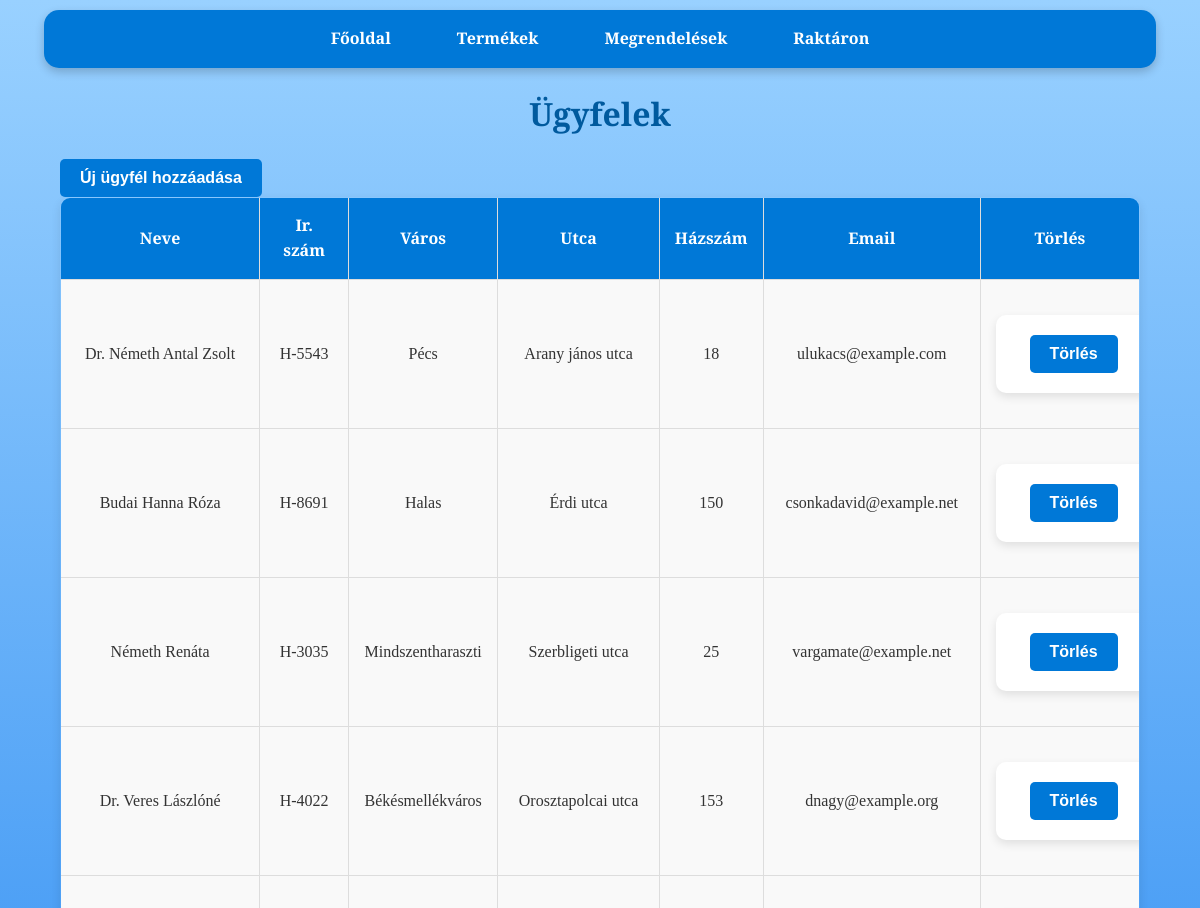
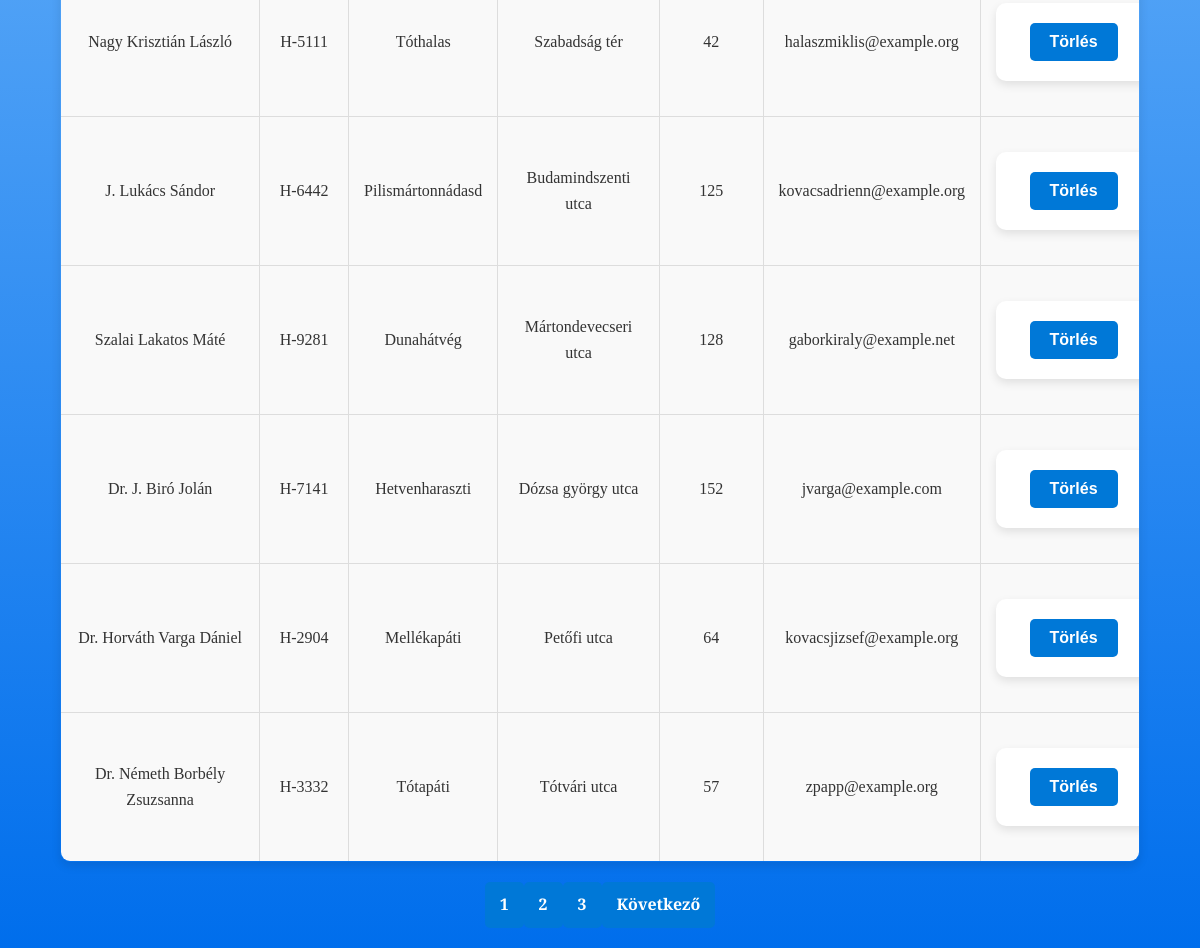
Page /customers on the committed database (2 pictures, top to bottom).
### tables this page shows
CREATE TABLE customers (
                    id INTEGER PRIMARY KEY,
                    nev TEXT,
                    iranyitoszam TEXT,
                    varos TEXT,
                    utca TEXT,
                    hazszam TEXT,
                    email TEXT);

### app.py (the view)
@app.route('/customers', methods=['GET'])
def customers():
    per_page = 10  # Egy oldalon megjelenő elemek száma
    page = int(request.args.get('page', 1))  # Az aktuális oldal lekérése (alapértelmezett: 1)
    offset = (page - 1) * per_page  # Az eltolás számítása
    conn = get_db_connection()
    customers = conn.execute(
        'SELECT * FROM customers LIMIT ? OFFSET ?', (per_page, offset)
    ).fetchall()
    total_customers = conn.execute('SELECT COUNT(*) FROM customers').fetchone()[0]
    conn.close()
    total_pages = (total_customers + per_page - 1) // per_page  # Összes oldal száma
    return render_template('customers.html', customers=customers, page=page, total_pages=total_pages)

### app.py (called while the page is built)
def get_db_connection():
    conn = sqlite3.connect('database.db')
    conn.row_factory = sqlite3.Row
    return conn

### templates/customers.html (shortened to what this page needs)
<!DOCTYPE html>
<html lang="hu">
<head>
    <link rel="stylesheet" href="{{ url_for('static', filename='css/style.css') }}">
</head>
<body>
    <nav>
        <a href="{{ url_for('index') }}">Főoldal</a>
        <a href="{{ url_for('products') }}">Termékek</a>
        <a href="{{ url_for('orders') }}">Megrendelések</a>
        <a href="{{ url_for('stock') }}">Raktáron</a>
    </nav>
    <h1>Ügyfelek</h1>
    <div class="container">
        <a href="{{ url_for('add_customer') }}" class="button-wrapper">
            <button>Új ügyfél hozzáadása</button>
        </a>
        <table>
            <thead>
                <tr>
                    <th>Neve</th>
                    <th>Ir. szám</th>
                    <th>Város</th>
                    <th>Utca</th>
                    <th>Házszám</th>
                    <th>Email</th>
                    <th>Törlés</th>
                </tr>
            </thead>
            <tbody>
                {% for customer in customers %}
                <tr>
                    <td>{{ customer.nev }}</td>
                    <td>{{ customer.iranyitoszam }}</td>
                    <td>{{ customer.varos }}</td>
                    <td>{{ customer.utca }}</td>
                    <td>{{ customer.hazszam }}</td>
                    <td>{{ customer.email }}</td>
                    <td>
                        <form action="{{ url_for('delete_customer', email=customer.email) }}" method="post">
                            <button type="submit">Törlés</button>
                        </form>
                    </td>
                </tr>
                {% endfor %}
            </tbody>
        </table>
    </div>
    <div class="pagination">
    {% for p in range(1, total_pages + 1) %}
        <a href="{{ url_for('customers', page=p) }}" class="{% if p == page %}active{% endif %}">{{ p }}</a>
    {% endfor %}
    {% if page < total_pages %}
        <a href="{{ url_for('customers', page=page+1) }}">Következő</a>
    {% endif %}
</div>
</body>
</html>

### static/css/style.css (style rules this page uses)
body { font-family: 'Merriweather', serif; margin: 0; padding: 0; background: linear-gradient(to bottom, #99d1ff, #006eec); background-attachment: fixed; background-size: cover; color: #333; line-height: 1.6; }
body::before { content: ''; position: fixed; top: 0; left: 0; width: 100%; height: 100%; background-image: url('https://www.transparenttextures.com/patterns/cubes.png'); opacity: 0.4; z-index: -1; pointer-events: none; }
nav { background-color: #0078D7; color: #fff; padding: 1rem; margin: 10px auto; width: 90%; max-width: 1200px; border-radius: 15px; box-shadow: 0 4px 10px rgba(0, 0, 0, 0.2); text-align: center; }
nav a { color: white; text-decoration: none; margin: 0 15px; font-weight: bold; padding: 0.5rem 1rem; border-radius: 5px; transition: background-color 0.3s ease; }
h1 { text-align: center; margin: 20px 0; color: #005a9e; font-weight: 700; }
form { width: 90%; max-width: 600px; margin: 20px auto; background: white; padding: 20px; border-radius: 10px; box-shadow: 0 4px 10px rgba(0, 0, 0, 0.1); }
a.button-wrapper { display: inline-block; }
button { background-color: #0078D7; color: white; border: none; padding: 10px 20px; border-radius: 5px; font-weight: bold; cursor: pointer; font-size: 1rem; transition: background-color 0.3s ease; text-decoration: none; }
.container { width: 90%; margin: 20px auto; }
table { width: 100%; border-collapse: collapse; border-radius: 10px; overflow: hidden; box-shadow: 0 4px 10px rgba(0, 0, 0, 0.1); }
table, th, td { border: 1px solid #ddd; }
th { background-color: #0078D7; color: white; font-weight: bold; padding: 15px; }
td { padding: 15px; text-align: center; background-color: #f9f9f9; }
.pagination { display: flex; justify-content: center; align-items: center; margin: 20px 0; list-style-type: none; padding: 0; }
.pagination a { display: inline-block; padding: 10px 15px; text-decoration: none; background-color: #0078D7; color: white; font-weight: bold; border-radius: 5px; transition: background-color 0.3s ease; font-size: 1rem; }

### rows in the picture
customers: nev "Dr. Németh Antal Zsolt", iranyitoszam "H-5543", varos "Pécs", utca "Arany jános utca", hazszam "18", email "ulukacs@example.com"
customers: nev "Budai Hanna Róza", iranyitoszam "H-8691", varos "Halas", utca "Érdi utca", hazszam "150", email "csonkadavid@example.net"
customers: nev "Németh Renáta", iranyitoszam "H-3035", varos "Mindszentharaszti", utca "Szerbligeti utca", hazszam "25", email "vargamate@example.net"
customers: nev "Dr. Veres Lászlóné", iranyitoszam "H-4022", varos "Békésmellékváros", utca "Orosztapolcai utca", hazszam "153", email "dnagy@example.org"
customers: nev "Nagy Krisztián László", iranyitoszam "H-5111", varos "Tóthalas", utca "Szabadság tér", hazszam "42", email "halaszmiklis@example.org"
customers: nev "J. Lukács Sándor", iranyitoszam "H-6442", varos "Pilismártonnádasd", utca "Budamindszenti utca", hazszam "125", email "kovacsadrienn@example.org"
customers: nev "Szalai Lakatos Máté", iranyitoszam "H-9281", varos "Dunahátvég", utca "Mártondevecseri utca", hazszam "128", email "gaborkiraly@example.net"
customers: nev "Dr. J. Biró Jolán", iranyitoszam "H-7141", varos "Hetvenharaszti", utca "Dózsa györgy utca", hazszam "152", email "jvarga@example.com"
customers: nev "Dr. Horváth Varga Dániel", iranyitoszam "H-2904", varos "Mellékapáti", utca "Petőfi utca", hazszam "64", email "kovacsjizsef@example.org"
customers: nev "Dr. Németh Borbély Zsuzsanna", iranyitoszam "H-3332", varos "Tótapáti", utca "Tótvári utca", hazszam "57", email "zpapp@example.org"

### other values in the picture
{{ p }} "1" "2" "3"
